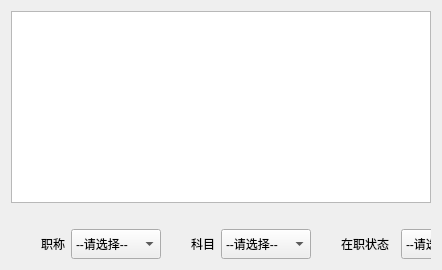
                        <widget class="QWidget" name="tab_attending">
                            <attribute name="title">
                                <string>在职教师列表</string>
                            </attribute>
                            <layout class="QGridLayout" name="verticalLayoutAttending">
                                <item row="1" column="0">
                                    <widget class="QWidget" name="attendingSearch" native="true">
                                        <property name="minimumSize">
                                            <size>
                                                <width>420</width>
                                                <height>50</height>
                                            </size>
                                        </property>
                                        <widget class="QLabel" name="lb_search_rank">
                                            <property name="geometry">
                                                <rect>
                                                    <x>30</x>
                                                    <y>20</y>
                                                    <width>30</width>
                                                    <height>30</height>
                                                </rect>
                                            </property>
                                            <property name="text">
                                                <string>职称</string>
                                            </property>
                                        </widget>
                                        <widget class="QComboBox" name="cmbBx_search_rank">
                                            <property name="geometry">
                                                <rect>
                                                    <x>60</x>
                                                    <y>20</y>
                                                    <width>90</width>
                                                    <height>30</height>
                                                </rect>
                                            </property>
                                            <property name="editable">
                                                <bool>false</bool>
                                            </property>
                                            <item>
                                                <property name="text">
                                                    <string>--请选择--</string>
                                                </property>
                                            </item>
                                            <item>
                                                <property name="text">
                                                    <string>三级教师</string>
                                                </property>
                                            </item>
                                            <item>
                                                <property name="text">
                                                    <string>二级教师</string>
                                                </property>
                                            </item>
                                            <item>
                                                <property name="text">
                                                    <string>一级教师</string>
                                                </property>
                                            </item>
                                            <item>
                                                <property name="text">
                                                    <string>高级教师</string>
                                                </property>
                                            </item>
                                            <item>
                                                <property name="text">
                                                    <string>正高级教师</string>
                                                </property>
                                            </item>
                                        </widget>
                                        <widget class="QLabel" name="lb_search_subject">
                                            <property name="geometry">
                                                <rect>
                                                    <x>180</x>
                                                    <y>20</y>
                                                    <width>30</width>
                                                    <height>30</height>
                                                </rect>
                                            </property>
                                            <property name="text">
                                                <string>科目</string>
                                            </property>
                                        </widget>
                                        <widget class="QComboBox" name="cmbBx_search_subject">
                                            <property name="geometry">
                                                <rect>
                                                    <x>210</x>
                                                    <y>20</y>
                                                    <width>90</width>
                                                    <height>30</height>
                                                </rect>
                                            </property>
                                            <property name="editable">
                                                <bool>false</bool>
                                            </property>
                                            <item>
                                                <property name="text">
                                                    <string>--请选择--</string>
                                                </property>
                                            </item>
                                            <item>
                                                <property name="text">
                                                    <string>语文</string>
                                                </property>
                                            </item>
                                            <item>
                                                <property name="text">
                                                    <string>数学</string>
                                                </property>
                                            </item>
                                            <item>
                                                <property name="text">
                                                    <string>外语</string>
                                                </property>
                                            </item>
                                            <item>
                                                <property name="text">
                                                    <string>物理</string>
                                                </property>
                                            </item>
                                            <item>
                                                <property name="text">
                                                    <string>化学</string>
                                                </property>
                                            </item>
                                            <item>
                                                <property name="text">
                                                    <string>生物</string>
                                                </property>
                                            </item>
                                            <item>
                                                <property name="text">
                                                    <string>政治</string>
                                                </property>
                                            </item>
                                            <item>
                                                <property name="text">
                                                    <string>历史</string>
                                                </property>
                                            </item>
                                            <item>
                                                <property name="text">
                                                    <string>地理</string>
                                                </property>
                                            </item>
                                            <item>
                                                <property name="text">
                                                    <string>通用技术</string>
                                                </property>
                                            </item>
                                            <item>
                                                <property name="text">
                                                    <string>信息技术</string>
                                                </property>
                                            </item>
                                            <item>
                                                <property name="text">
                                                    <string>体育</string>
                                                </property>
                                            </item>
                                            <item>
                                                <property name="text">
                                                    <string>音乐</string>
                                                </property>
                                            </item>
                                            <item>
                                                <property name="text">
                                                    <string>美术</string>
                                                </property>
                                            </item>
                                        </widget>
                                        <widget class="QLabel" name="lb_search_state">
                                            <property name="geometry">
                                                <rect>
                                                    <x>330</x>
                                                    <y>20</y>
                                                    <width>60</width>
                                                    <height>30</height>
                                                </rect>
                                            </property>
                                            <property name="text">
                                                <string>在职状态</string>
                                            </property>
                                        </widget>
                                        <widget class="QComboBox" name="cmbBx_search_state">
                                            <property name="geometry">
                                                <rect>
                                                    <x>390</x>
                                                    <y>20</y>
                                                    <width>90</width>
                                                    <height>30</height>
                                                </rect>
                                            </property>
                                            <property name="editable">
                                                <bool>false</bool>
                                            </property>
                                            <item>
                                                <property name="text">
                                                    <string>--请选择--</string>
                                                </property>
                                            </item>
                                            <item>
                                                <property name="text">
                                                    <string>在职</string>
                                                </property>
                                            </item>
                                            <item>
                                                <property name="text">
                                                    <string>休假</string>
                                                </property>
                                            </item>
                                            <item>
                                                <property name="text">
                                                    <string>离职</string>
                                                </property>
                                            </item>
                                            <item>
                                                <property name="text">
                                                    <string>退休</string>
                                                </property>
                                            </item>
                                        </widget>
                                        <widget class="QPushButton" name="pb_search">
                                            <property name="geometry">
                                                <rect>
                                                    <x>590</x>
                                                    <y>20</y>
                                                    <width>90</width>
                                                    <height>30</height>
                                                </rect>
                                            </property>
                                            <property name="text">
                                                <string>查询</string>
                                            </property>
                                        </widget>
                                    </widget>
                                </item>
                                <item row="0" column="0">
                                    <widget class="QTableView" name="tv_attending">
                                        <property name="sizeIncrement">
                                            <size>
                                                <width>0</width>
                                                <height>0</height>
                                            </size>
                                        </property>
                                        <property name="autoScroll">
                                            <bool>false</bool>
                                        </property>
                                        <property name="editTriggers">
                                            <set>QAbstractItemView::NoEditTriggers</set>
                                        </property>
                                        <property name="alternatingRowColors">
                                            <bool>true</bool>
                                        </property>
                                        <property name="selectionMode">
                                            <enum>QAbstractItemView::SingleSelection</enum>
                                        </property>
                                        <property name="selectionBehavior">
                                            <enum>QAbstractItemView::SelectRows</enum>
                                        </property>
                                        <property name="verticalScrollMode">
                                            <enum>QAbstractItemView::ScrollPerItem</enum>
                                        </property>
                                        <property name="gridStyle">
                                            <enum>Qt::SolidLine</enum>
                                        </property>
                                        <property name="cornerButtonEnabled">
                                            <bool>false</bool>
                                        </property>
                                        <attribute name="verticalHeaderVisible">
                                            <bool>false</bool>
                                        </attribute>
                                    </widget>
                                </item>
                            </layout>
                        </widget>
